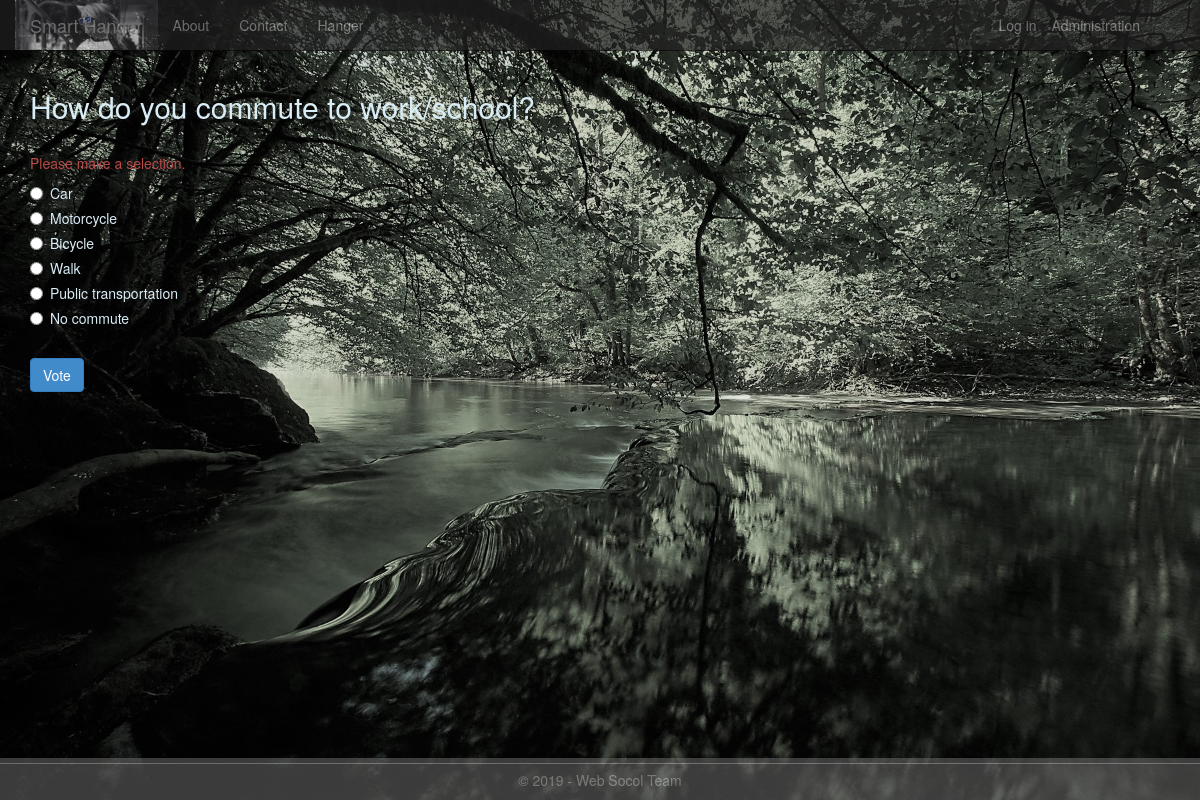
The page /2/vote/ on the database its author committed.
### gateway/models.py (models this page shows, shortened)
class Poll(models.Model):
    text = models.CharField(max_length=200)
    pub_date = models.DateTimeField('date published')

class Choice(models.Model):
    poll = models.ForeignKey(Poll)
    text = models.CharField(max_length=200)
    votes = models.IntegerField(default=0)

### gateway/views.py (the view)
# urls.py: url(r'^(?P<poll_id>\d+)/vote/$', gateway.views.vote, name='vote'),
def vote(request, poll_id):
    poll = get_object_or_404(Poll, pk=poll_id)
    try:
        selected_choice = poll.choice_set.get(pk=request.POST['choice'])
    except (KeyError, Choice.DoesNotExist):
        return render(request, 'gateway/details.html', {
            'title': 'Poll',
            'year': datetime.now().year,
            'poll': poll,
            'error_message': "Please make a selection.",
    })
    else:
        selected_choice.votes += 1
        selected_choice.save()
        return HttpResponseRedirect(reverse('gateway:results', args=(poll.id,)))

### gateway/templates/gateway/details.html (shortened to what this page needs)
{% extends "gateway/layout.html" %}
{% block content %}
<h2>{{poll.text}}</h2>
<br />
{% if error_message %}
<p class="text-danger">{{error_message}}</p>
{% endif %}
<form action="{% url 'gateway:vote' poll.id %}" method="post">
{% for choice in poll.choice_set.all %}
    <div class="radio">
        <label>
            <input type="radio" name="choice" id="choice{{ forloop.counter }}" value="{{ choice.id }}" />
            {{ choice.text }}
        </label>
    </div>
{% endfor %}
    <br />
    <button class="btn btn-primary" type="submit">Vote</button>
</form>
{% endblock %}

### gateway/static/gateway/content/site.css (style rules this page uses)
body { padding-top: 50px; padding-bottom: 20px; }
input, select, textarea { max-width: 280px; }
.radio, .checkbox { margin-bottom: 20px; }

### rows shown on the page
Poll: text "How do you commute to work/school?"
Choice: text "Car"
Choice: text "Motorcycle"
Choice: text "Bicycle"
Choice: text "Walk"
Choice: text "Public transportation"
Choice: text "No commute"

### other values the page prints
{{ error_message }} "Please make a selection."
